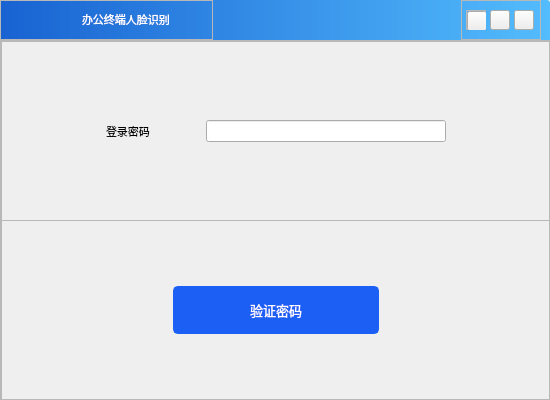
<?xml version="1.0" encoding="UTF-8"?>
<ui version="4.0">
 <class>pwdLoginWidget</class>
 <widget class="QWidget" name="pwdLoginWidget">
  <property name="geometry">
   <rect>
    <x>0</x>
    <y>0</y>
    <width>550</width>
    <height>400</height>
   </rect>
  </property>
  <property name="minimumSize">
   <size>
    <width>550</width>
    <height>400</height>
   </size>
  </property>
  <property name="maximumSize">
   <size>
    <width>550</width>
    <height>400</height>
   </size>
  </property>
  <property name="windowTitle">
   <string>Form</string>
  </property>
  <layout class="QGridLayout" name="gridLayout">
   <property name="leftMargin">
    <number>0</number>
   </property>
   <property name="topMargin">
    <number>0</number>
   </property>
   <property name="rightMargin">
    <number>0</number>
   </property>
   <property name="bottomMargin">
    <number>0</number>
   </property>
   <property name="spacing">
    <number>0</number>
   </property>
   <item row="0" column="0">
    <widget class="QWidget" name="widget" native="true">
     <property name="styleSheet">
      <string notr="true">QWidget#widget{
	border-image: url(:/images/images/passBg2.png);
}</string>
     </property>
     <layout class="QVBoxLayout" name="verticalLayout">
      <property name="spacing">
       <number>0</number>
      </property>
      <property name="leftMargin">
       <number>0</number>
      </property>
      <property name="topMargin">
       <number>0</number>
      </property>
      <property name="rightMargin">
       <number>0</number>
      </property>
      <property name="bottomMargin">
       <number>0</number>
      </property>
      <item>
       <widget class="QFrame" name="frame_title">
        <property name="minimumSize">
         <size>
          <width>550</width>
          <height>40</height>
         </size>
        </property>
        <property name="maximumSize">
         <size>
          <width>550</width>
          <height>40</height>
         </size>
        </property>
        <property name="styleSheet">
         <string notr="true">QFrame#frame_title
{
	border-top-left-radius:3px;
	border-top-right-radius:3px;
	background-color:qlineargradient(x1:0,y1:0,x2:1,y2:0,stop:0 rgba(0,83,207,0.9),stop:1 rgba(66,183,255,0.9));
}</string>
        </property>
        <property name="frameShape">
         <enum>QFrame::StyledPanel</enum>
        </property>
        <property name="frameShadow">
         <enum>QFrame::Raised</enum>
        </property>
        <layout class="QHBoxLayout" name="horizontalLayout_title">
         <property name="leftMargin">
          <number>0</number>
         </property>
         <property name="topMargin">
          <number>0</number>
         </property>
         <property name="bottomMargin">
          <number>0</number>
         </property>
         <item>
          <widget class="QFrame" name="frame_left">
           <property name="minimumSize">
            <size>
             <width>213</width>
             <height>40</height>
            </size>
           </property>
           <property name="maximumSize">
            <size>
             <width>213</width>
             <height>40</height>
            </size>
           </property>
           <property name="frameShape">
            <enum>QFrame::StyledPanel</enum>
           </property>
           <property name="frameShadow">
            <enum>QFrame::Raised</enum>
           </property>
           <layout class="QHBoxLayout" name="horizontalLayout_left">
            <property name="spacing">
             <number>3</number>
            </property>
            <property name="leftMargin">
             <number>3</number>
            </property>
            <property name="topMargin">
             <number>0</number>
            </property>
            <property name="rightMargin">
             <number>0</number>
            </property>
            <property name="bottomMargin">
             <number>0</number>
            </property>
            <item>
             <widget class="QLabel" name="label_logo">
              <property name="minimumSize">
               <size>
                <width>75</width>
                <height>25</height>
               </size>
              </property>
              <property name="maximumSize">
               <size>
                <width>75</width>
                <height>25</height>
               </size>
              </property>
              <property name="styleSheet">
               <string notr="true">border-image: url(:/images/images/logo1.png);</string>
              </property>
              <property name="text">
               <string/>
              </property>
             </widget>
            </item>
            <item>
             <widget class="QLabel" name="label_title">
              <property name="minimumSize">
               <size>
                <width>130</width>
                <height>25</height>
               </size>
              </property>
              <property name="maximumSize">
               <size>
                <width>130</width>
                <height>25</height>
               </size>
              </property>
              <property name="font">
               <font>
                <family>微软雅黑</family>
                <pointsize>8</pointsize>
                <weight>50</weight>
                <bold>false</bold>
               </font>
              </property>
              <property name="styleSheet">
               <string notr="true">color: rgb(255, 255, 255);</string>
              </property>
              <property name="text">
               <string>办公终端人脸识别</string>
              </property>
             </widget>
            </item>
           </layout>
          </widget>
         </item>
         <item>
          <spacer name="horizontalSpacer">
           <property name="orientation">
            <enum>Qt::Horizontal</enum>
           </property>
           <property name="sizeHint" stdset="0">
            <size>
             <width>58</width>
             <height>20</height>
            </size>
           </property>
          </spacer>
         </item>
         <item>
          <widget class="QFrame" name="frame_right">
           <property name="minimumSize">
            <size>
             <width>80</width>
             <height>40</height>
            </size>
           </property>
           <property name="maximumSize">
            <size>
             <width>80</width>
             <height>40</height>
            </size>
           </property>
           <property name="styleSheet">
            <string notr="true">border-image: url(:/images/images/topHang.png);</string>
           </property>
           <property name="frameShape">
            <enum>QFrame::StyledPanel</enum>
           </property>
           <property name="frameShadow">
            <enum>QFrame::Raised</enum>
           </property>
           <layout class="QHBoxLayout" name="horizontalLayout_right">
            <property name="spacing">
             <number>0</number>
            </property>
            <property name="leftMargin">
             <number>0</number>
            </property>
            <property name="topMargin">
             <number>0</number>
            </property>
            <property name="rightMargin">
             <number>0</number>
            </property>
            <property name="bottomMargin">
             <number>0</number>
            </property>
            <item>
             <widget class="QFrame" name="frame_return">
              <property name="minimumSize">
               <size>
                <width>20</width>
                <height>20</height>
               </size>
              </property>
              <property name="maximumSize">
               <size>
                <width>20</width>
                <height>20</height>
               </size>
              </property>
              <property name="frameShape">
               <enum>QFrame::StyledPanel</enum>
              </property>
              <property name="frameShadow">
               <enum>QFrame::Raised</enum>
              </property>
              <layout class="QHBoxLayout" name="horizontalLayout_4">
               <property name="spacing">
                <number>0</number>
               </property>
               <property name="leftMargin">
                <number>0</number>
               </property>
               <property name="topMargin">
                <number>0</number>
               </property>
               <property name="rightMargin">
                <number>0</number>
               </property>
               <property name="bottomMargin">
                <number>0</number>
               </property>
               <item>
                <widget class="QPushButton" name="btn_return">
                 <property name="minimumSize">
                  <size>
                   <width>20</width>
                   <height>20</height>
                  </size>
                 </property>
                 <property name="maximumSize">
                  <size>
                   <width>20</width>
                   <height>20</height>
                  </size>
                 </property>
                 <property name="styleSheet">
                  <string notr="true">QPushButton#btn_return
{
	border-image: url(:/images/images/return2.png);
}
QPushButton:hover{background-color:rgba(255,255,255,0.5);}
QPushButton:pressed{background-color:rgba(100,100,100,1);}</string>
                 </property>
                 <property name="text">
                  <string/>
                 </property>
                </widget>
               </item>
              </layout>
             </widget>
            </item>
            <item>
             <widget class="QPushButton" name="btn_min">
              <property name="minimumSize">
               <size>
                <width>20</width>
                <height>20</height>
               </size>
              </property>
              <property name="maximumSize">
               <size>
                <width>20</width>
                <height>20</height>
               </size>
              </property>
              <property name="styleSheet">
               <string notr="true">QPushButton#btn_min
{
	border-image: url(:/images/images/min.png);
}
QPushButton:hover{background-color:rgba(255,255,255,0.5);}
QPushButton:pressed{background-color:rgba(100,100,100,1);}</string>
              </property>
              <property name="text">
               <string/>
              </property>
             </widget>
            </item>
            <item>
             <widget class="QPushButton" name="btn_close">
              <property name="minimumSize">
               <size>
                <width>20</width>
                <height>20</height>
               </size>
              </property>
              <property name="maximumSize">
               <size>
                <width>20</width>
                <height>20</height>
               </size>
              </property>
              <property name="styleSheet">
               <string notr="true">QPushButton#btn_close
{
	border-image: url(:/images/images/close.png);
}
QPushButton:hover{background-color:rgba(255,255,255,0.5);}
QPushButton:pressed{background-color:rgba(100,100,100,1);}</string>
              </property>
              <property name="text">
               <string/>
              </property>
             </widget>
            </item>
           </layout>
          </widget>
         </item>
        </layout>
       </widget>
      </item>
      <item>
       <widget class="QFrame" name="frame">
        <property name="minimumSize">
         <size>
          <width>550</width>
          <height>360</height>
         </size>
        </property>
        <property name="maximumSize">
         <size>
          <width>550</width>
          <height>360</height>
         </size>
        </property>
        <property name="frameShape">
         <enum>QFrame::StyledPanel</enum>
        </property>
        <property name="frameShadow">
         <enum>QFrame::Raised</enum>
        </property>
        <layout class="QVBoxLayout" name="verticalLayout_2">
         <property name="spacing">
          <number>0</number>
         </property>
         <property name="leftMargin">
          <number>0</number>
         </property>
         <property name="topMargin">
          <number>0</number>
         </property>
         <property name="rightMargin">
          <number>0</number>
         </property>
         <property name="bottomMargin">
          <number>0</number>
         </property>
         <item>
          <widget class="QFrame" name="frame_2">
           <property name="minimumSize">
            <size>
             <width>550</width>
             <height>180</height>
            </size>
           </property>
           <property name="maximumSize">
            <size>
             <width>550</width>
             <height>180</height>
            </size>
           </property>
           <property name="frameShape">
            <enum>QFrame::StyledPanel</enum>
           </property>
           <property name="frameShadow">
            <enum>QFrame::Raised</enum>
           </property>
           <layout class="QGridLayout" name="gridLayout_2">
            <property name="leftMargin">
             <number>0</number>
            </property>
            <property name="topMargin">
             <number>0</number>
            </property>
            <property name="rightMargin">
             <number>0</number>
            </property>
            <property name="bottomMargin">
             <number>0</number>
            </property>
            <property name="spacing">
             <number>0</number>
            </property>
            <item row="0" column="2">
             <widget class="myPwdLinEdit" name="lineEdit_pwd">
              <property name="minimumSize">
               <size>
                <width>240</width>
                <height>22</height>
               </size>
              </property>
              <property name="maximumSize">
               <size>
                <width>240</width>
                <height>22</height>
               </size>
              </property>
              <property name="font">
               <font>
                <family>微软雅黑</family>
                <pointsize>8</pointsize>
               </font>
              </property>
              <property name="echoMode">
               <enum>QLineEdit::Password</enum>
              </property>
              <property name="clearButtonEnabled">
               <bool>false</bool>
              </property>
             </widget>
            </item>
            <item row="0" column="1">
             <widget class="QLabel" name="label_pwd">
              <property name="minimumSize">
               <size>
                <width>100</width>
                <height>22</height>
               </size>
              </property>
              <property name="maximumSize">
               <size>
                <width>100</width>
                <height>22</height>
               </size>
              </property>
              <property name="font">
               <font>
                <family>微软雅黑</family>
                <pointsize>8</pointsize>
               </font>
              </property>
              <property name="text">
               <string>登录密码</string>
              </property>
             </widget>
            </item>
            <item row="0" column="0">
             <spacer name="horizontalSpacer_2">
              <property name="orientation">
               <enum>Qt::Horizontal</enum>
              </property>
              <property name="sizeHint" stdset="0">
               <size>
                <width>40</width>
                <height>20</height>
               </size>
              </property>
             </spacer>
            </item>
            <item row="0" column="3">
             <spacer name="horizontalSpacer_3">
              <property name="orientation">
               <enum>Qt::Horizontal</enum>
              </property>
              <property name="sizeHint" stdset="0">
               <size>
                <width>40</width>
                <height>20</height>
               </size>
              </property>
             </spacer>
            </item>
           </layout>
          </widget>
         </item>
         <item>
          <widget class="QFrame" name="frame_3">
           <property name="minimumSize">
            <size>
             <width>550</width>
             <height>180</height>
            </size>
           </property>
           <property name="maximumSize">
            <size>
             <width>550</width>
             <height>180</height>
            </size>
           </property>
           <property name="frameShape">
            <enum>QFrame::StyledPanel</enum>
           </property>
           <property name="frameShadow">
            <enum>QFrame::Raised</enum>
           </property>
           <layout class="QGridLayout" name="gridLayout_3">
            <property name="leftMargin">
             <number>0</number>
            </property>
            <property name="topMargin">
             <number>0</number>
            </property>
            <property name="rightMargin">
             <number>0</number>
            </property>
            <property name="bottomMargin">
             <number>0</number>
            </property>
            <property name="spacing">
             <number>0</number>
            </property>
            <item row="0" column="0">
             <widget class="QPushButton" name="btn">
              <property name="minimumSize">
               <size>
                <width>206</width>
                <height>48</height>
               </size>
              </property>
              <property name="maximumSize">
               <size>
                <width>206</width>
                <height>48</height>
               </size>
              </property>
              <property name="font">
               <font>
                <family>微软雅黑</family>
                <pointsize>10</pointsize>
               </font>
              </property>
              <property name="styleSheet">
               <string notr="true">QPushButton#btn
{
	color: rgb(255, 255, 255);
	background-color: rgb(28, 95, 245);
 	border: 2px solid rgb(28, 95, 245); /* 为了更好地显示边框 */
    border-radius: 5px; /* 设置圆角 */
}
QPushButton#btn:hover {
    background-color: rgb(56, 125, 255); /* 鼠标悬浮时改变背景色 */
    border: 2px solid rgb(56, 125, 255); /* 悬浮时边框颜色同步变化 */
}

QPushButton#btn:pressed {
    background-color: rgb(15, 55, 215); /* 按钮被点击时的背景色 */
    border: 2px solid rgb(15, 55, 215); /* 按钮被点击时的边框颜色 */
    padding-top: 2px; /* 可选：让按钮看起来稍微下沉 */
}</string>
              </property>
              <property name="text">
               <string>验证密码</string>
              </property>
             </widget>
            </item>
           </layout>
          </widget>
         </item>
        </layout>
       </widget>
      </item>
     </layout>
    </widget>
   </item>
  </layout>
 </widget>
 <customwidgets>
  <customwidget>
   <class>myPwdLinEdit</class>
   <extends>QLineEdit</extends>
   <header location="global">mypwdlinedit.h</header>
  </customwidget>
 </customwidgets>
 <resources/>
 <connections/>
</ui>
